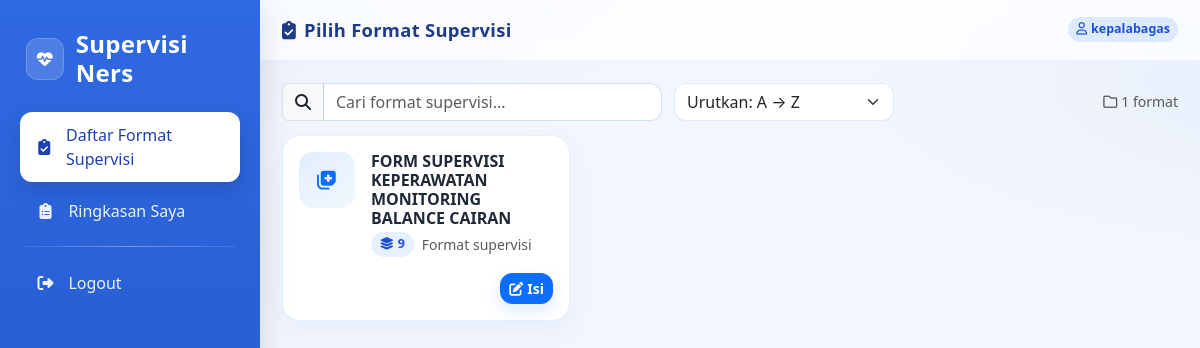
Page /formats/ (signed in) on the earlier database version.
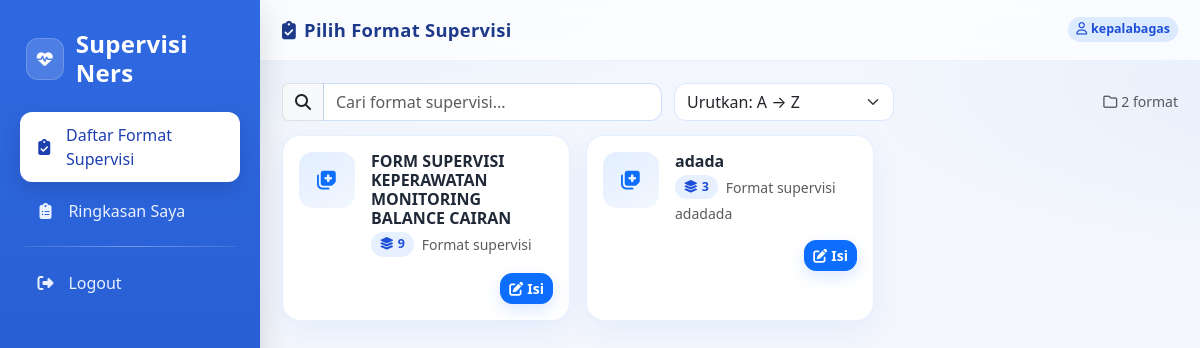
Same page on the later database version.
### supervisi/models.py (models this page shows, shortened)
class FormatSupervisi(models.Model):
    nama = models.CharField(max_length=255)
    deskripsi = models.TextField(blank=True, null=True)
    def jumlah_aspek(self):
        return sum(item.aspek.count() for item in self.items.all())

class ItemFormat(models.Model):
    format_supervisi = models.ForeignKey(FormatSupervisi, on_delete=models.CASCADE, related_name='items')
    pertanyaan = models.TextField()
    bobot = models.FloatField(default=1)

### supervisi/views.py (the view)
# urls.py: path('formats/', views.daftar_format_supervisi, name='daftar_format_supervisi'),
@login_required
def daftar_format_supervisi(request):
    formats = FormatSupervisi.objects.all()
    return render(request, "supervisi/format_list.html", {"formats": formats})

### templates/supervisi/format_list.html (shortened to what this page needs)
{% extends 'base.html' %}
{% block pagetitle %}
  <i class="fa-solid fa-clipboard-check me-2"></i>Pilih Format Supervisi
{% endblock %}
{% block content %}
  {% if formats %}
    <div class="toolbar">
      <div class="input-group" style="max-width:380px;">
        <span class="input-group-text"><i class="fa-solid fa-magnifying-glass"></i></span>
        <input id="searchBox" type="text" class="form-control" placeholder="Cari format supervisi..." />
      </div>
      <select id="sortSelect" class="form-select" style="max-width:220px;">
        <option value="az" selected>Urutkan: A → Z</option>
      </select>
      <span class="ms-auto text-muted small"><i class="fa-regular fa-folder me-1"></i>{{ formats|length }} format</span>
    </div>
    <div id="formatGrid" class="row g-3">
      {% for f in formats %}
        <div class="col-12 col-sm-6 col-lg-4 format-item" data-name="{{ f.nama|lower }}">
          <div class="format-card p-3 d-flex flex-column">
            <div class="d-flex align-items-start gap-3">
              <div class="format-icon">
                <i class="fa-solid fa-notes-medical fa-lg"></i>
              </div>
              <div class="flex-grow-1">
                <h6 class="format-title" title="{{ f.nama }}">{{ f.nama }}</h6>
                <div class="d-flex align-items-center gap-2 flex-wrap">
                  <span class="chip" title="Perkiraan jumlah aspek"><i class="fa-solid fa-layer-group me-1"></i>{{ f.jumlah_aspek }}</span>
                  <span class="text-muted small">Format supervisi</span>
                </div>
                {% if f.deskripsi %}
                  <div class="text-muted small mt-1">{{ f.deskripsi|truncatechars:90 }}</div>
                {% endif %}
              </div>
            </div>
            <div class="mt-3 d-flex gap-2 justify-content-end">
              <a href="{% url 'isi_supervisi' f.id %}" class="btn btn-primary btn-sm btn-soft"><i class="fa-solid fa-pen-to-square me-1"></i>Isi</a>
            </div>
          </div>
        </div>
      {% endfor %}
    </div>
  {% endif %}
{% endblock %}

Differences in the rows shown:
added FormatSupervisi: nama "adada", jumlah_aspek "3", deskripsi "adadada"
Other differences:
text no longer shown: "1"
text now shown: "2"
